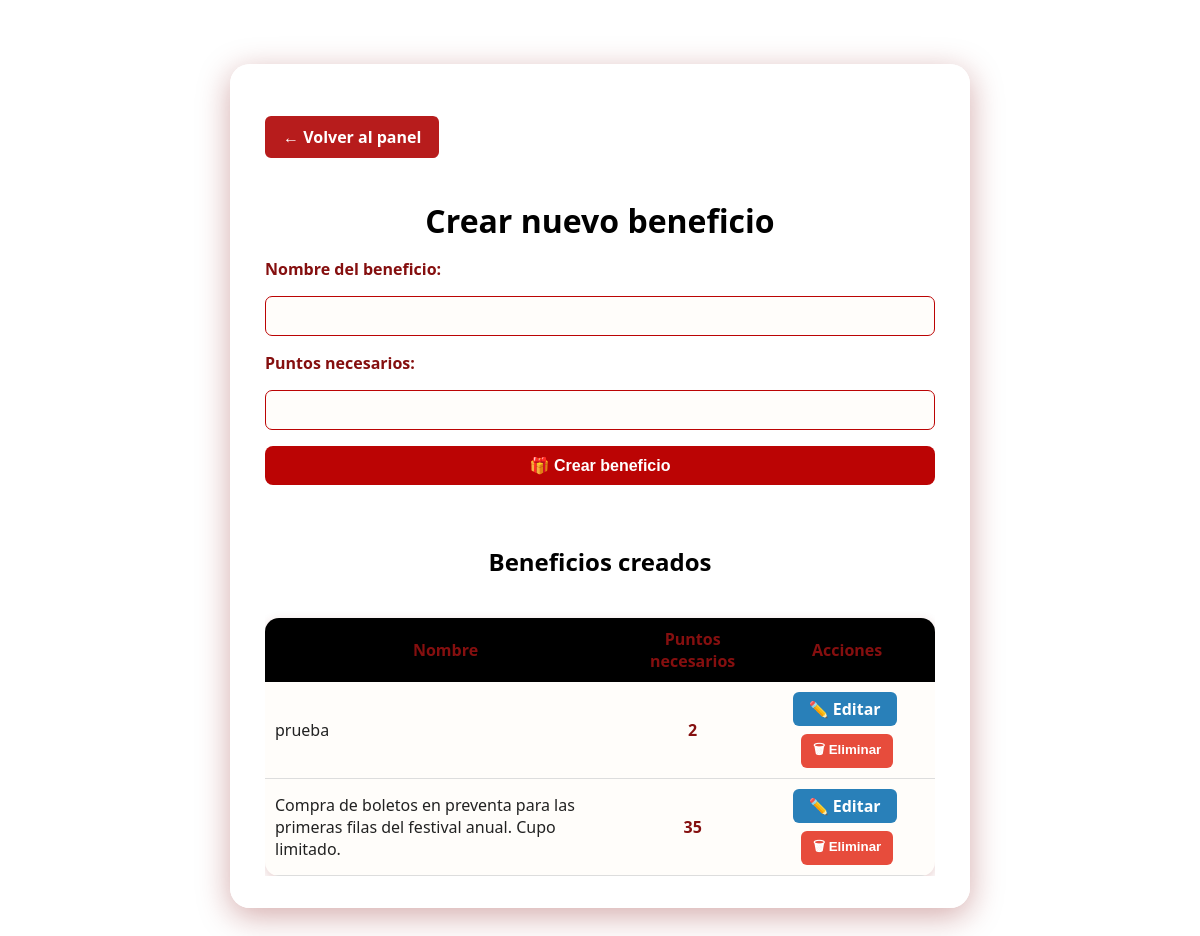
Before: /admin/crear_beneficio (signed in) with the older database file.
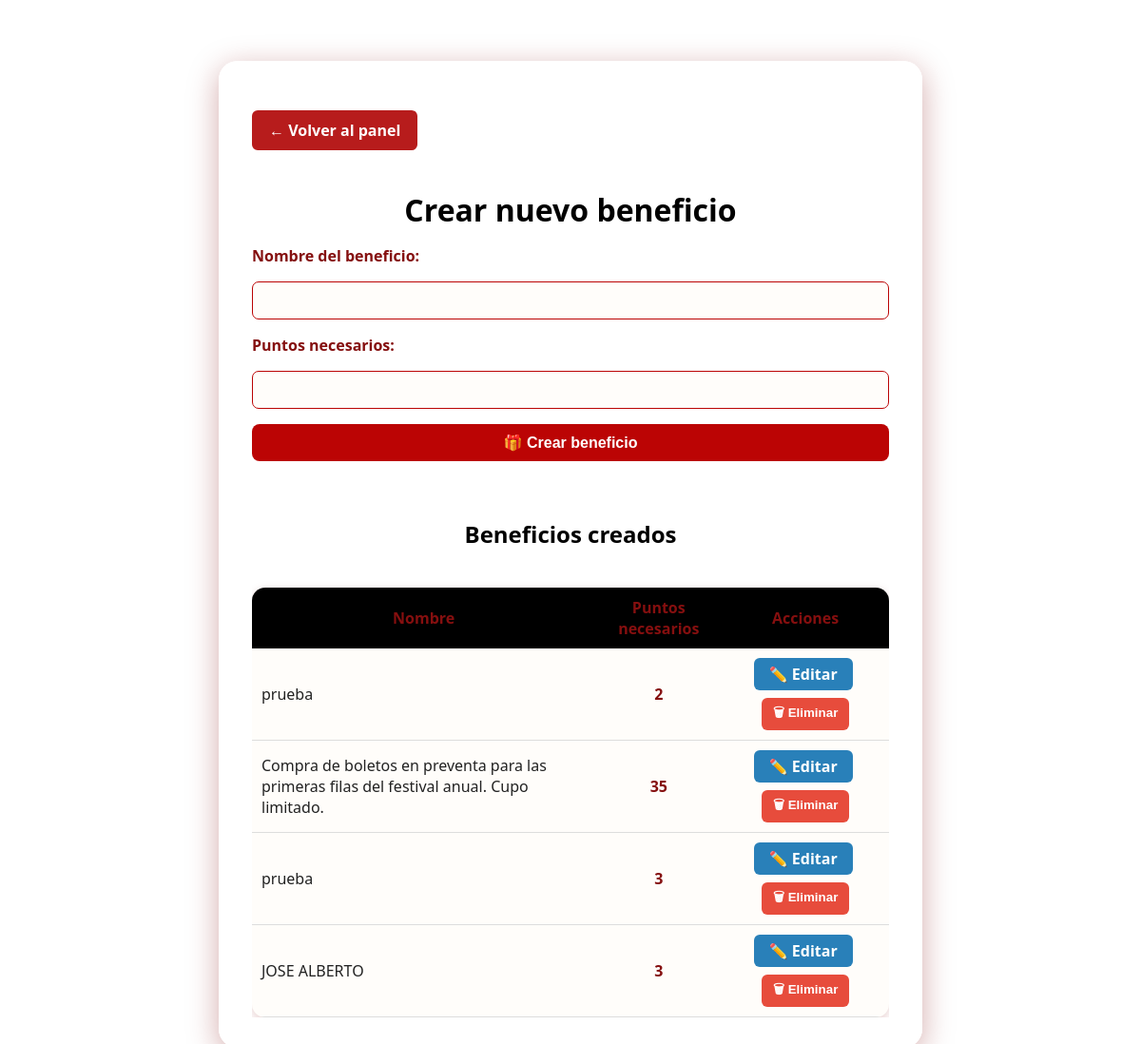
After: the same page with the newer database file.
### app/models.py (models this page shows, shortened)
class Beneficio(db.Model):
    id = db.Column(db.Integer, primary_key=True)
    nombre = db.Column(db.String(100), nullable=False)
    puntos_requeridos = db.Column(db.Integer, nullable=False)

### app/routes.py (the view, shortened to what this page needs)
@app.route('/admin/crear_beneficio', methods=['GET', 'POST'])
@requiere_rol('admin')
def crear_beneficio():
    if 'admin_id' not in session:
        return redirect(url_for('login'))
    beneficios = Beneficio.query.all()
    return render_template('crear_beneficio.html', beneficios=beneficios)

### app/__init__.py (called while the page is built)
@app.before_request
def mantener_sesion_activa():
    session.permanent = True

### app/routes.py (called while the page is built, shortened)
def requiere_rol(*roles_permitidos):
    def decorator(f):
        @wraps(f)
        def wrapper(*args, **kwargs):
            if 'admin_id' not in session:
                return redirect(url_for('login'))
            rol = session.get('rol')
            if rol not in roles_permitidos:
                flash("No tienes permiso para acceder a esta sección", "error")
                return redirect(url_for('panel_admin'))
            return f(*args, **kwargs)
        return wrapper
    return decorator

@app.before_request
def refrescar_timeout():
    if "admin_id" in session:
        now = datetime.utcnow()
        last = session.get("last_activity", now)
        if hasattr(last, "tzinfo") and last.tzinfo is not None:
            last = last.astimezone(timezone.utc).replace(tzinfo=None)
        session["last_activity"] = now

### app/templates/crear_beneficio.html (shortened to what this page needs)
<!DOCTYPE html>
<html>
<head>
    <link rel="stylesheet" href="{{ url_for('static', filename='css/crear_beneficio.css') }}">
</head>
<body>
    <div class="admin-contenedor" style="max-width: 670px;">
        <a href="{{ url_for('panel_admin') }}" class="btn-volver" style="margin-bottom:1.2em;">← Volver al panel</a>
        <h1>Crear nuevo beneficio</h1>
        <form method="POST" action="{{ url_for('crear_beneficio') }}" class="benef-form">
            <label for="nombre">Nombre del beneficio:</label>
            <input type="text" id="nombre" name="nombre" required>
            <label for="puntos_requeridos">Puntos necesarios:</label>
            <input type="number" id="puntos_requeridos" name="puntos_requeridos" required>
            <button type="submit" class="btn btn-primary">🎁 Crear beneficio</button>
        </form>
        <h2 style="margin-top:2.5em;">Beneficios creados</h2>
        {% if beneficios %}
        <div class="table-responsive">
            <table>
                <thead>
                    <tr>
                        <th>Nombre</th>
                        <th>Puntos necesarios</th>
                        <th>Acciones</th>
                    </tr>
                </thead>
                <tbody>
                    {% for beneficio in beneficios %}
                    <tr>
                        <td>{{ beneficio.nombre }}</td>
                        <td>{{ beneficio.puntos_requeridos }}</td>
                        <td class="acciones">
                            <a href="{{ url_for('editar_beneficio', beneficio_id=beneficio.id) }}" class="btn-edit">✏️ Editar</a>
                            <form action="{{ url_for('eliminar_beneficio', beneficio_id=beneficio.id) }}" method="POST" style="display:inline;" onsubmit="return confirm('¿Seguro que deseas eliminar este beneficio?');">
                                <button type="submit" class="btn-delete">🗑 Eliminar</button>
                            </form>
                        </td>
                    </tr>
                    {% endfor %}
                </tbody>
            </table>
        </div>
        {% else %}
        <p style="margin-top:2em;"><em>No hay beneficios creados aún.</em></p>
        {% endif %}
    </div>
</body>
</html>

Changed rows visible on the page:
added Beneficio: nombre "prueba", puntos_requeridos "3"
added Beneficio: nombre "JOSE ALBERTO", puntos_requeridos "3"
